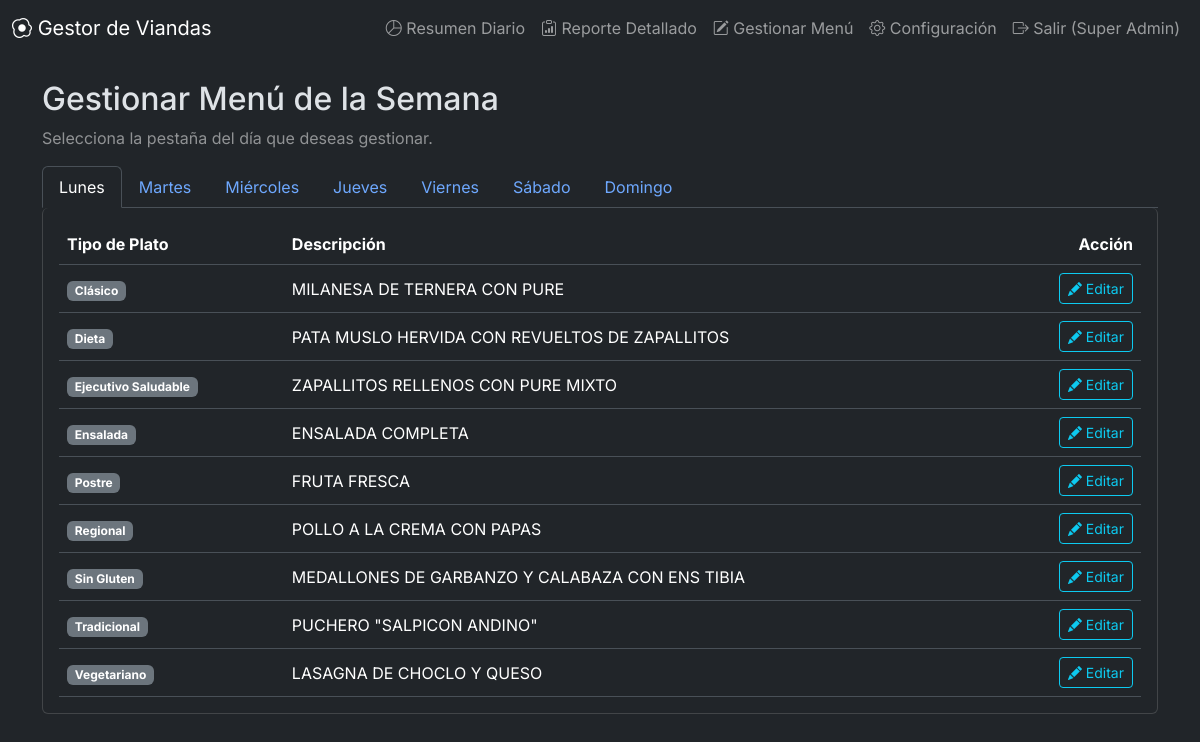
The page /admin/manage_menu (signed in) on the database its author committed.
### app.py (models this page shows, shortened)
class User(UserMixin, db.Model):
    id = db.Column(db.Integer, primary_key=True); name = db.Column(db.String(100), nullable=False); email = db.Column(db.String(100), unique=True, nullable=False); password_hash = db.Column(db.String(128)); sector = db.Column(db.String(50)); role = db.Column(db.String(20), default='empleado')
    @property
    def is_admin(self): return self.role == 'admin'

class Menu(db.Model):
    id = db.Column(db.Integer, primary_key=True); menu_date = db.Column(db.Date, nullable=False); menu_type = db.Column(db.String(50), nullable=False); description = db.Column(db.String(200), nullable=False)

### app.py (the view)
@app.route('/admin/manage_menu')
@login_required
def admin_manage_menu():
    if not current_user.is_admin: return redirect(url_for('index'))
    week_dates = get_active_week()
    start_date, end_date = week_dates[0], week_dates[-1]
    menus_query = Menu.query.filter(Menu.menu_date.between(start_date, end_date)).order_by(Menu.menu_type).all()
    grouped_menus = {day: [] for day in week_dates}
    for menu in menus_query:
        if menu.menu_date in grouped_menus:
            grouped_menus[menu.menu_date].append(menu)
    return render_template('admin_manage_menu.html', grouped_menus=grouped_menus, week_dates=week_dates)

### app.py (called while the page is built)
@app.template_filter('format_es')
def format_date_spanish(dt, format_type='full'):
    dias = {1: "Lunes", 2: "Martes", 3: "Miércoles", 4: "Jueves", 5: "Viernes", 6: "Sábado", 7: "Domingo"}
    meses = {1: "enero", 2: "febrero", 3: "marzo", 4: "abril", 5: "mayo", 6: "junio", 7: "julio", 8: "agosto", 9: "septiembre", 10: "octubre", 11: "noviembre", 12: "diciembre"}
    if format_type == 'full':
        return f"{dias[dt.isoweekday()]}, {dt.day} de {meses[dt.month]} de {dt.year}"
    elif format_type == 'abbr':
        return f"{dias[dt.isoweekday()][:3]} {dt.day}"
    elif format_type == 'day_only': # <-- NUEVA OPCIÓN AÑADIDA
        return dias[dt.isoweekday()]
    return dt.strftime('%Y-%m-%d')

@login_manager.user_loader
def load_user(user_id): return User.query.get(int(user_id))

def get_active_week():
    setting = SystemSetting.query.get('week_start_date'); start_date = date.fromisoformat(setting.value) if setting else date(2025, 6, 23)
    return [start_date + timedelta(days=i) for i in range(7)]

### templates/admin_manage_menu.html
{% extends "layout.html" %}
{% block content %}
    <h2>Gestionar Menú de la Semana</h2>
    <p class="text-white-50">Selecciona la pestaña del día que deseas gestionar.</p>
    <ul class="nav nav-tabs" id="myTab" role="tablist">
        {% for day in week_dates %}
            <li class="nav-item" role="presentation">
                <button class="nav-link {% if loop.first %}active{% endif %}" id="tab-{{ day.isoformat() }}" data-bs-toggle="tab" data-bs-target="#pane-{{ day.isoformat() }}" type="button" role="tab" aria-controls="pane-{{ day.isoformat() }}" aria-selected="{% if loop.first %}true{% else %}false{% endif %}">
                    {{ day|format_es('day_only') }}
                </button>
            </li>
        {% endfor %}
    </ul>
    <div class="tab-content" id="myTabContent">
        {% for day, menus in grouped_menus.items() %}
            <div class="tab-pane fade {% if loop.first %}show active{% endif %}" id="pane-{{ day.isoformat() }}" role="tabpanel" aria-labelledby="tab-{{ day.isoformat() }}" tabindex="0">
                <div class="card card-body border-top-0 rounded-bottom">
                    <div class="table-responsive">
                        <table class="table table-hover align-middle mb-0">
                            <thead>
                                <tr>
                                    <th>Tipo de Plato</th>
                                    <th>Descripción</th>
                                    <th class="text-end">Acción</th>
                                </tr>
                            </thead>
                            <tbody>
                                {% for item in menus %}
                                    <tr>
                                        <td><span class="badge bg-secondary">{{ item.menu_type }}</span></td>
                                        <td>{{ item.description }}</td>
                                        <td class="text-end">
                                            <a href="{{ url_for('admin_edit_menu_item', menu_id=item.id) }}" class="btn btn-sm btn-outline-info"><i class="bi bi-pencil-fill"></i> Editar</a>
                                        </td>
                                    </tr>
                                {% else %}
                                    <tr>
                                        <td colspan="3" class="text-center">No hay menú definido para este día.</td>
                                    </tr>
                                {% endfor %}
                            </tbody>
                        </table>
                    </div>
                </div>
            </div>
        {% endfor %}
    </div>
{% endblock %}

### templates/layout.html (shortened to what this page needs)
<!doctype html>
<html lang="es" data-bs-theme="dark">
<head>
    <link href="https://cdn.jsdelivr.net/npm/bootstrap@5.3.3/dist/css/bootstrap.min.css" rel="stylesheet">
    <link rel="stylesheet" href="https://cdn.jsdelivr.net/npm/bootstrap-icons@1.11.3/font/bootstrap-icons.min.css">
    <link rel="stylesheet" href="{{ url_for('static', filename='style.css') }}">
</head>
<body>
    <nav class="navbar navbar-expand-lg navbar-dark bg-dark mb-4">
        <div class="container-fluid">
            <a class="navbar-brand" href="{{ url_for('login') }}"><i class="bi bi-egg-fried"></i> Gestor de Viandas</a>
            <div class="d-flex">
                <div class="navbar-nav">
                    {% if current_user.is_authenticated %}
                        {% if current_user.role == 'admin' %}
                            <a class="nav-link" href="{{ url_for('admin_summary') }}"><i class="bi bi-pie-chart"></i> Resumen Diario</a>
                            <a class="nav-link" href="{{ url_for('admin_dashboard') }}"><i class="bi bi-clipboard-data"></i> Reporte Detallado</a>
                            <a class="nav-link" href="{{ url_for('admin_manage_menu') }}"><i class="bi bi-pencil-square"></i> Gestionar Menú</a>
                            <a class="nav-link" href="{{ url_for('admin_settings') }}"><i class="bi bi-gear"></i> Configuración</a>
                        {% elif current_user.role == 'encargado' %}
                             <a class="nav-link" href="{{ url_for('manager_dashboard') }}"><i class="bi bi-list-check"></i> Cargar Viandas</a>
                             <a class="nav-link" href="{{ url_for('manager_personnel') }}"><i class="bi bi-people"></i> Gestionar Personal</a>
                        {% else %}
                             <a class="nav-link active" href="{{ url_for('index') }}">Mis Pedidos</a>
                        {% endif %}
                        <a class="nav-link" href="{{ url_for('logout') }}"><i class="bi bi-box-arrow-right"></i> Salir ({{ current_user.name }})</a>
                    {% endif %}
                </div>
            </div>
        </div>
    </nav>
    <main class="container mt-4">
        {% block content %}{% endblock %}
    </main>
</body>
</html>

### static/style.css (style rules this page uses)
body { font-family: 'Inter', sans-serif; }

### rows shown on the page
User: name "Super Admin"
Menu: menu_type "Clásico", description "MILANESA DE TERNERA CON PURE"
Menu: menu_type "Dieta", description "PATA MUSLO HERVIDA CON REVUELTOS DE ZAPALLITOS"
Menu: menu_type "Ejecutivo Saludable", description "ZAPALLITOS RELLENOS CON PURE MIXTO"
Menu: menu_type "Ensalada", description "ENSALADA COMPLETA"
Menu: menu_type "Postre", description "FRUTA FRESCA"
Menu: menu_type "Regional", description "POLLO A LA CREMA CON PAPAS"
Menu: menu_type "Sin Gluten", description "MEDALLONES DE GARBANZO Y CALABAZA CON ENS TIBIA"
Menu: menu_type "Tradicional", description "PUCHERO \"SALPICON ANDINO\""
Menu: menu_type "Vegetariano", description "LASAGNA DE CHOCLO Y QUESO"

### other values the page prints
{{ day|format_es('day_only') }} "Lunes" "Martes" "Miércoles" "Jueves" "Viernes" "Sábado" "Domingo"
